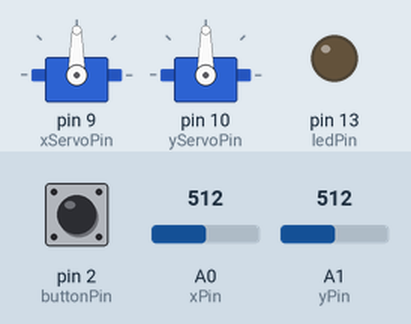
This sketch was run on a simulated Arduino Uno, built with avr-gcc and run on an emulated ATmega328P. Shown: 2 × servo, output pins drawn as LEDs (lit = HIGH). The test bench sets the inputs (shaded band); at power-on: A0 (xPin) = 512, A1 (yPin) = 512, pin 2 (buttonPin) HIGH.

Above: at 1.2 s.
1.3 s: A0 (xPin) set to 716
At 2.5 s:
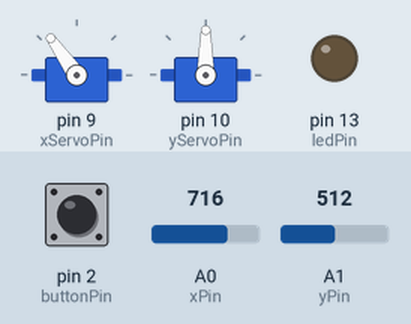
2.8 s: A1 (yPin) set to 716
At 3.7 s:
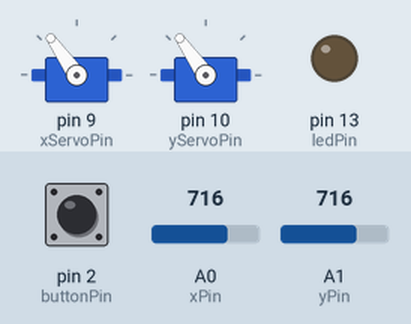
4.3 s: pin 2 (buttonPin) pulled LOW for 0.15 s
At 4.8 s:
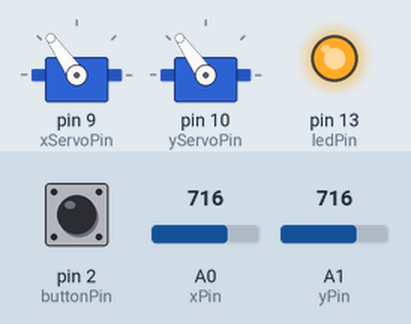
5.9 s: A0 (xPin) set to 900
At 7.1 s:
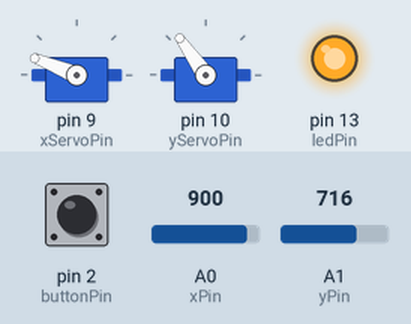
7.4 s: A1 (yPin) set to 900
At 8.4 s:
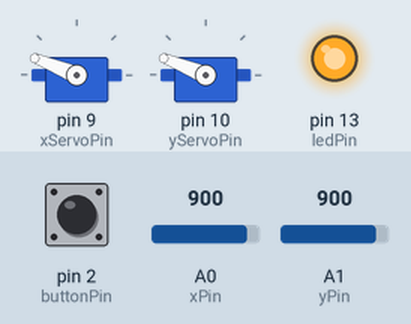
8.9 s: A0 (xPin) set to 1023
At 9.5 s:
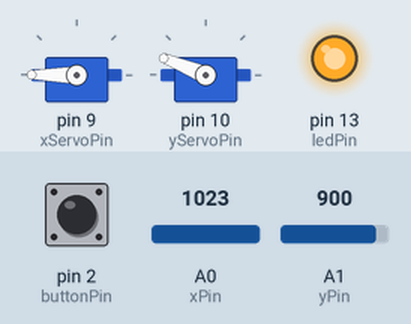
Timing chart, 0 to 11.4 s (numbered marks = the images above; inputs shaded):
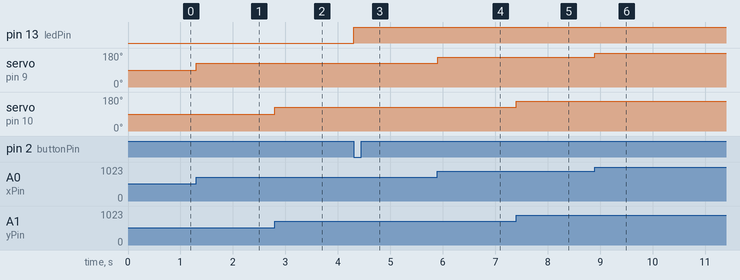

The sketch:

Servo_2-13-26.ino
```cpp
#include <Servo.h>


int ledPin = 13;

int xPin = A0;
int yPin = A1;
int buttonPin = 2;

int xVal;
int yVal;
int buttonState;

int xServoPin = 9;
int yServoPin = 10;

int xServoPos;
int yServoPos;

Servo xServo;
Servo yServo;

void setup() {
  pinMode(ledPin, OUTPUT);
  pinMode(xPin, INPUT);
  pinMode(yPin, INPUT);
  pinMode(buttonPin, INPUT_PULLUP);

  xServo.attach(xServoPin);
  yServo.attach(yServoPin);
}

void loop() {
  xVal = analogRead(xPin);
  yVal = analogRead(yPin);
  buttonState = digitalRead(buttonPin);

xServoPos = map(xVal, 0, 1023, 0, 180);
yServoPos = map(yVal, 0, 1023, 0, 180);

xServo.write(xServoPos);
yServo.write(yServoPos);

if (buttonState == LOW){
  digitalWrite(ledPin, HIGH);

  }
}
```

Measured:
- after the input at 1.3 s, servo on pin 9 (xServoPin): 90° → 125° at once
- after the input at 2.8 s, servo on pin 10 (yServoPin): 90° → 125° at once
- after the input at 4.3 s, pin 13 (ledPin): LOW → HIGH at once
- after the input at 5.9 s, servo on pin 9 (xServoPin): 125° → 158° at once
- after the input at 7.4 s, servo on pin 10 (yServoPin): 125° → 158° at once
- after the input at 8.9 s, servo on pin 9 (xServoPin): 158° → 180° at once
